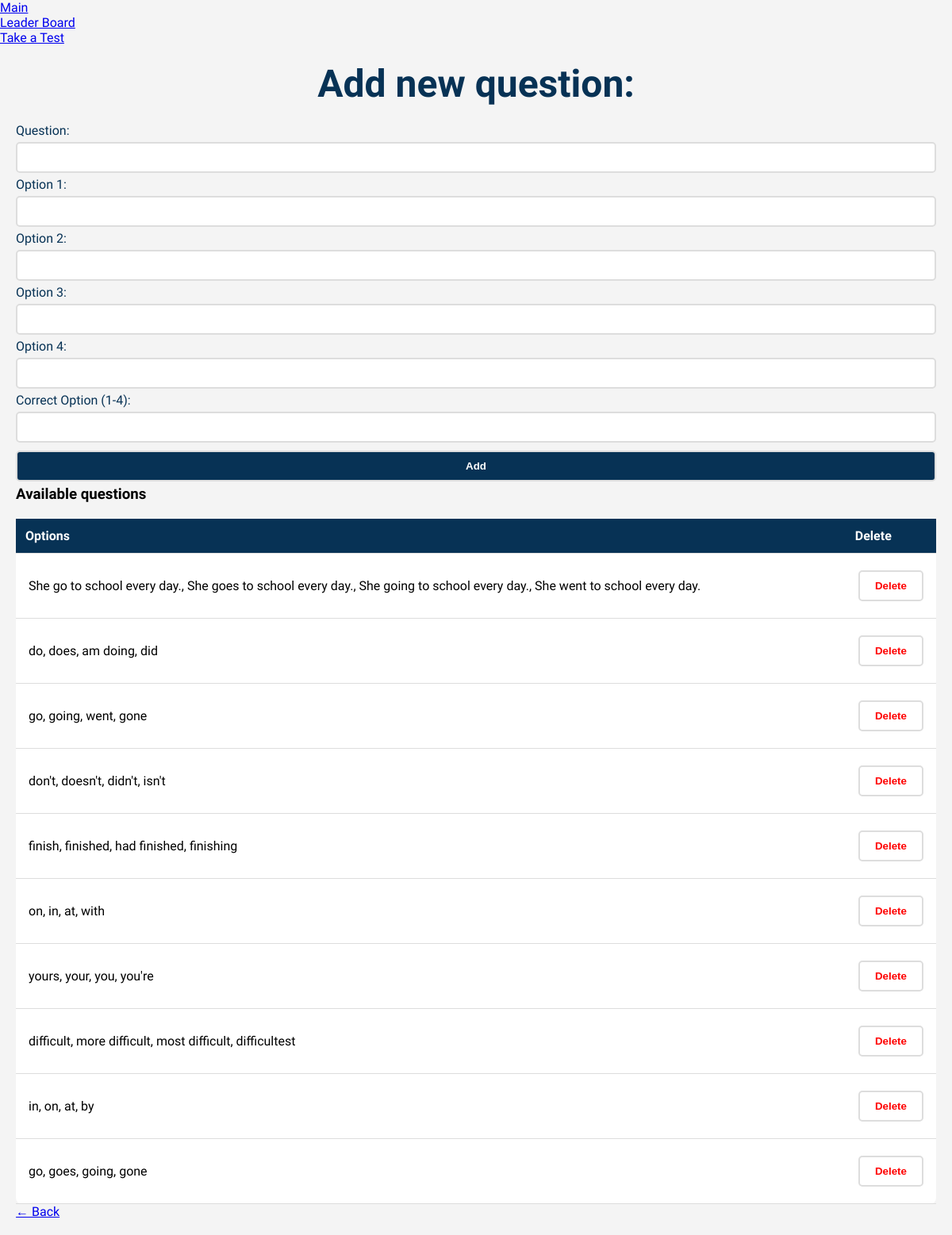
The page /admin (signed in) on the database as committed earlier.
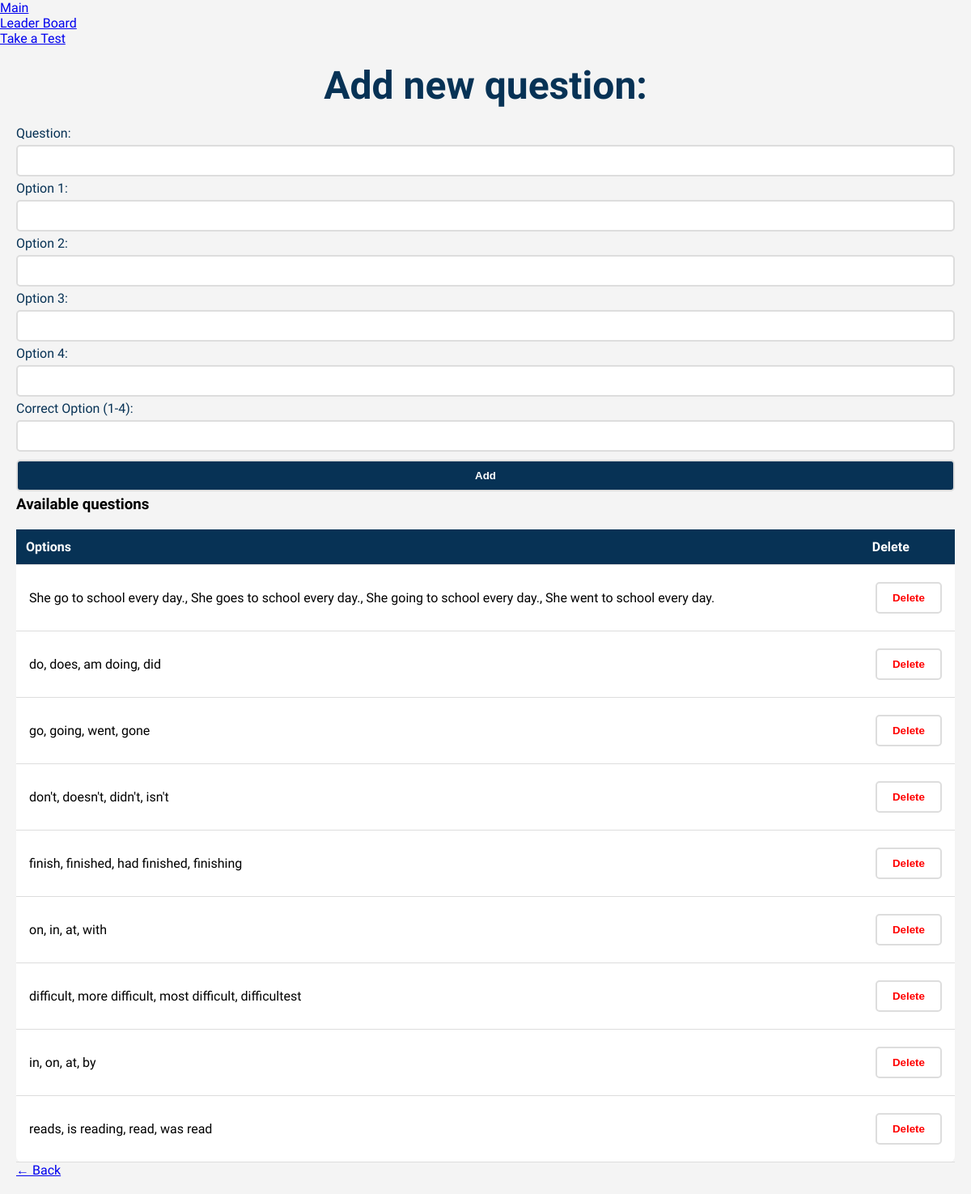
The same page on the database as committed later.
### tables this page shows
CREATE TABLE questions (
    id INTEGER PRIMARY KEY AUTOINCREMENT,
    question TEXT NOT NULL,
    option1 TEXT NOT NULL,
    option2 TEXT NOT NULL,
    option3 TEXT NOT NULL,
    option4 TEXT NOT NULL,
    togri INTEGER NOT NULL
);

### app.py (the view, shortened to what this page needs)
@app.route("/admin", methods=["GET", "POST"])
def admin_panel():
    if not is_admin():
        return "You do not have admin rights!"
    conn = conn_databaza()
    cursor = conn.cursor()
    cursor.execute("SELECT * FROM questions")
    questions = cursor.fetchall()
    conn.close()
    return render_template("admin.html", questions=questions)

### app.py (called while the page is built)
def is_admin():
    return "user_id" in session and session.get("is_admin") == 1

def conn_databaza():
    conn = sqlite3.connect("users.db")
    conn.row_factory = sqlite3.Row
    return conn

### templates/admin.html (shortened to what this page needs)
<!DOCTYPE html>
<html lang="en">
<head>
    <link rel="stylesheet" href="https://cdn.jsdelivr.net/npm/@picocss/pico@1/css/pico.min.css">
    <link rel="stylesheet" href="/static/admin.css">
</head>
<body>
    <nav class="container">
        <ul>
            <li><a href="/">Main</a></li>
        </ul>
        <ul>
            <li><a href="/leaderboard">Leader Board</a></li>
            <li><a href="/test-cover">Take a Test</a></li>
        </ul>
    </nav>
    <main class="container">
        <section>
            <hgroup>
                <h2>Add new question:</h2>
            </hgroup>
            <form method="POST" onsubmit="return confirmAdd(this);">
                <label for="question">Question:</label>
                <input type="text" id="question" name="question" required>
                <label for="option1">Option 1:</label>
                <input type="text" id="option1" name="option1" required>
                <label for="option2">Option 2:</label>
                <input type="text" id="option2" name="option2" required>
                <label for="option3">Option 3:</label>
                <input type="text" id="option3" name="option3" required>
                <label for="option4">Option 4:</label>
                <input type="text" id="option4" name="option4" required>
                <label for="correct_option">Correct Option (1-4):</label>
                <input type="number" id="correct_option" name="togri" min="1" max="4" required>
                <button type="submit">Add</button>
            </form>
        </section>
        <section>
            <h3>Available questions</h3>
            <table>
                <thead>
                    <tr>
                        <th>Options</th>
                        <th>Delete</th>
                    </tr>
                </thead>
                <tbody>
                    {% for question in questions %}
                    <tr>
                        <td>{{ question["option1"] }}, {{ question["option2"] }}, {{ question["option3"] }}, {{ question["option4"] }}</td>
                        <td>
                            <form action="{{ url_for('delete_question', question_id=question['id']) }}" method="POST" onsubmit="return confirmDelete(this);">
                                <button class="del" type="submit">Delete</button>
                            </form>
                        </td>
                    </tr>
                    {% endfor %}
                </tbody>
            </table>
            <a href="/" role="button">← Back</a>
        </section>
    </main>
</body>
</html>

### static/admin.css (style rules this page uses)
*, html { box-sizing: border-box; margin: 0; padding: 0; }
.container { max-width: 1200px; margin: 0 auto; }
body { font-family: 'Mulish', sans-serif; margin: 0; padding: 0; background: #f4f4f4; }
main { padding: 20px; }
h2 { text-align: center; margin-bottom: 1.3rem; font-weight: 800; font-size: 3rem; color: #073255; }
input, button { width: 100%; padding: 10px; margin: 5px 0; border: 2px solid #ddd; border-radius: 5px; }
input { background-color: white; }
button { background: #073255; color: white; font-weight: bold; cursor: pointer; }
.del { background-color: white; color: red; }
table { width: 100%; border-collapse: collapse; background: white; margin-top: 20px; border-radius: 8px; }
table th { padding: 12px; border-bottom: 1px solid #ddd; text-align: left; }
table th { background: #073255; color: white; }
td { padding: 1rem; border-bottom: 1px solid #ddd; text-align: left; color: black; }
label { color: #073255; }

Rows that differ between the two databases and show on the page:
removed questions: option1 "yours", option2 "your", option3 "you", option4 "you're"
removed questions: option1 "go", option2 "goes", option3 "going", option4 "gone"
added questions: option1 "reads", option2 "is reading", option3 "read", option4 "was read"
